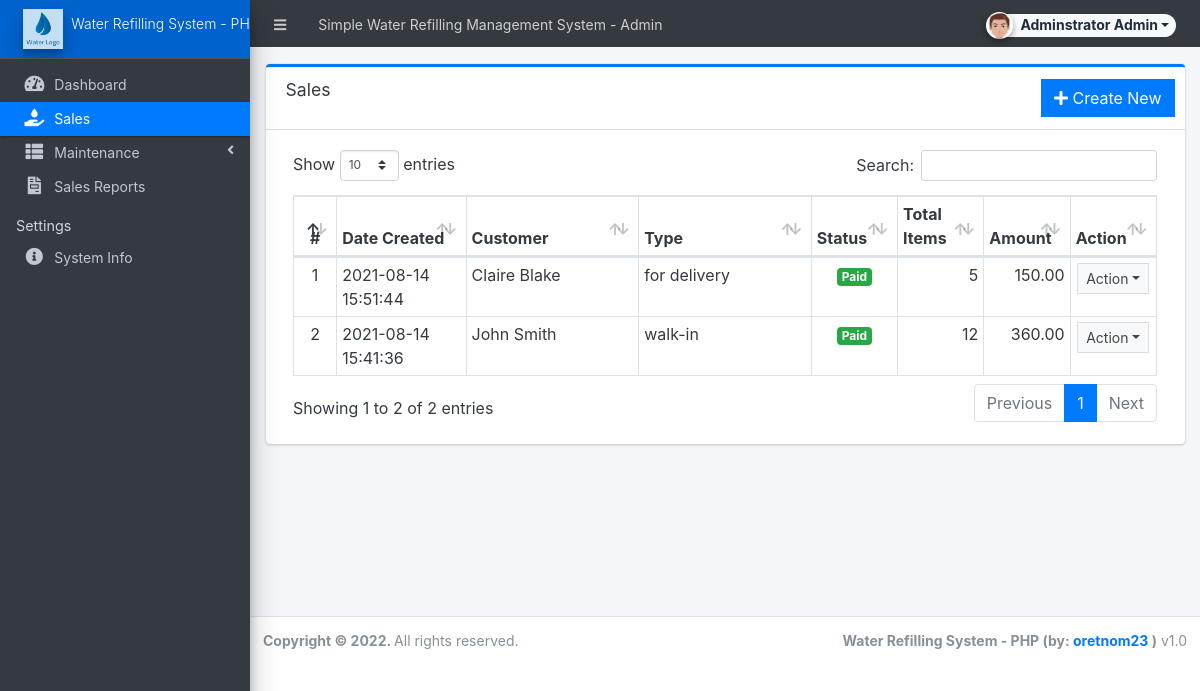
Screenshot of /admin/?page=sales (signed in) with the database file from the repository.
### tables this page shows
CREATE TABLE `sales` (
  `id` int(30) NOT NULL,
  `customer_name` text NOT NULL,
  `type` tinyint(4) NOT NULL DEFAULT 1 COMMENT '1 = walk-in, 2 = for delivery',
  `delivery_address` text NOT NULL,
  `amount` float NOT NULL,
  `status` tinyint(1) NOT NULL DEFAULT 0 COMMENT '0= Unpaid, 1=Paid',
  `date_created` datetime NOT NULL DEFAULT current_timestamp(),
  `date_updated` datetime DEFAULT NULL ON UPDATE current_timestamp()
);

### config.php (called while the page is built, shortened)
<?php
require_once('classes/DBConnection.php');
require_once('classes/SystemSettings.php');
function validate_image($file){
	if(!empty($file)){
		if(is_file(base_app.$file)){
			return base_url.$file;
		}else{
			return base_url.'dist/img/no-image-available.png';
		}
	}else{
		return base_url.'dist/img/no-image-available.png';
	}
}
function isMobileDevice(){
    $aMobileUA = array(
        '/iphone/i' => 'iPhone',
        '/ipod/i' => 'iPod',
        '/ipad/i' => 'iPad',
        '/android/i' => 'Android',
        '/blackberry/i' => 'BlackBerry',
        '/webos/i' => 'Mobile'
    );
    return false;
}
?>

### classes/DBConnection.php (called while the page is built, shortened)
<?php
class DBConnection{
    private $host = DB_SERVER;
    private $username = DB_USERNAME;
    private $password = DB_PASSWORD;
    private $database = DB_NAME;
    public $conn;
    public function __construct(){
        if (!isset($this->conn)) {
            $this->conn = new mysqli($this->host, $this->username, $this->password, $this->database);
        }
    }
}
?>

### admin/sales/index.php (the view, shortened to what this page needs)
<div class="card card-outline card-primary">
	<div class="card-header">
		<h3 class="card-title">Sales</h3>
		<div class="card-tools">
			<a href="?page=sales/manage_sales" class="btn btn-flat btn-primary"><span class="fas fa-plus"></span>  Create New</a>
		</div>
	</div>
	<div class="card-body">
        <div class="container-fluid">
			<table class="table table-bordered table-stripped" id="indi-list">
				<colgroup>
					<col width="5%">
					<col width="15%">
					<col width="20%">
					<col width="20%">
					<col width="10%">
					<col width="10%">
					<col width="10%">
					<col width="10%">
				</colgroup>
				<thead>
					<tr>
						<th class="text-center">#</th>
						<th>Date Created</th>
						<th>Customer</th>
						<th>Type</th>
						<th>Status</th>
						<th>Total Items</th>
						<th>Amount</th>
						<th>Action</th>
					</tr>
				</thead>
				<tbody>
					<?php
					$i = 1;
						$qry = $conn->query("SELECT * from `sales` t order by unix_timestamp(date_created) desc ");
						while($row = $qry->fetch_assoc()):
							$item_count = $conn->query("SELECT sum(quantity) as total FROM sales_items where sales_id = '{$row['id']}' ")->fetch_array()['total'];
					?>
						<tr>
							<td class="text-center"><?php echo $i++; ?></td>
							<td><?php echo $row['date_created'] ?></td>
							<td><?php echo $row['customer_name'] ?></td>
							<td><?php echo ($row['type'] == 1)? "walk-in" : "for delivery" ?>
							<td class="text-center"><?php echo ($row['status'] == 1)? "<span class='badge badge-success'>Paid</span>" : "<span class='badge badge-primary'>Unpaid</span>" ?>
							<td class='text-right'><?php echo number_format($item_count) ?></td>
							<td class='text-right'><?php echo number_format($row['amount'],2) ?></td>
							<td align="center">
								 <button type="button" class="btn btn-flat btn-default btn-sm dropdown-toggle dropdown-icon" data-toggle="dropdown">
				                  		Action
				                  </button>
							</td>
						</tr>
					<?php endwhile; ?>
				</tbody>
			</table>
		</div>
	</div>
</div>

### admin/index.php (shortened to what this page needs)
<?php require_once('../config.php'); ?>
 <!DOCTYPE html>
<html lang="en" class="" style="height: auto;">
<?php require_once('inc/header.php') ?>
  <body class="sidebar-mini layout-fixed control-sidebar-slide-open layout-navbar-fixed sidebar-mini-md sidebar-mini-xs" data-new-gr-c-s-check-loaded="14.991.0" data-gr-ext-installed="" style="height: auto;">
    <div class="wrapper">
     <?php require_once('inc/topBarNav.php') ?>
     <?php require_once('inc/navigation.php') ?>
     <?php $page = isset($_GET['page']) ? $_GET['page'] : 'home';  ?>
      <div class="content-wrapper pt-3" style="min-height: 567.854px;">
        <section class="content  text-dark">
          <div class="container-fluid">
            <?php
              if(!file_exists($page.".php") && !is_dir($page)){
                  include '404.html';
              }else{
                if(is_dir($page))
                  include $page.'/index.php';
                else
                  include $page.'.php';
              }
            ?>
          </div>
        </section>
      </div>
      <?php require_once('inc/footer.php') ?>
  </body>
</html>

### admin/inc/header.php (shortened to what this page needs)
<head>
    <link rel="stylesheet" href="<?php echo base_url ?>plugins/fontawesome-free/css/all.min.css">
    <link rel="stylesheet" href="<?php echo base_url ?>plugins/tempusdominus-bootstrap-4/css/tempusdominus-bootstrap-4.min.css">
  <link rel="stylesheet" href="<?php echo base_url ?>plugins/datatables-bs4/css/dataTables.bootstrap4.min.css">
  <link rel="stylesheet" href="<?php echo base_url ?>plugins/datatables-responsive/css/responsive.bootstrap4.min.css">
  <link rel="stylesheet" href="<?php echo base_url ?>plugins/datatables-buttons/css/buttons.bootstrap4.min.css">
  <link rel="stylesheet" href="<?php echo base_url ?>plugins/datatables-select/css/select.bootstrap4.min.css">
  <link rel="stylesheet" href="<?php echo base_url ?>plugins/select2/css/select2.min.css">
  <link rel="stylesheet" href="<?php echo base_url ?>plugins/select2-bootstrap4-theme/select2-bootstrap4.min.css">
    <link rel="stylesheet" href="<?php echo base_url ?>plugins/icheck-bootstrap/icheck-bootstrap.min.css">
    <link rel="stylesheet" href="<?php echo base_url ?>plugins/jqvmap/jqvmap.min.css">
    <link rel="stylesheet" href="<?php echo base_url ?>dist/css/adminlte.css">
    <link rel="stylesheet" href="<?php echo base_url ?>dist/css/custom.css">
    <link rel="stylesheet" href="<?php echo base_url ?>plugins/overlayScrollbars/css/OverlayScrollbars.min.css">
    <link rel="stylesheet" href="<?php echo base_url ?>plugins/daterangepicker/daterangepicker.css">
    <link rel="stylesheet" href="<?php echo base_url ?>plugins/summernote/summernote-bs4.min.css">
  <link rel="stylesheet" href="<?php echo base_url ?>plugins/sweetalert2-theme-bootstrap-4/bootstrap-4.min.css">
  <link rel="stylesheet" href="<?php echo base_url ?>plugins/fullcalendar/main.css">
  </head>

### admin/inc/topBarNav.php (shortened to what this page needs)
<nav class="main-header navbar navbar-expand navbar-dark border border-light border-top-0  border-left-0 border-right-0 navbar-light text-sm">
  <ul class="navbar-nav">
    <li class="nav-item">
    <a class="nav-link" data-widget="pushmenu" href="#" role="button"><i class="fas fa-bars"></i></a>
    </li>
    <li class="nav-item d-none d-sm-inline-block">
      <a href="<?php echo base_url ?>" class="nav-link"><?php echo (!isMobileDevice()) ? $_settings->info('name'):$_settings->info('short_name'); ?> - Admin</a>
    </li>
  </ul>
  <ul class="navbar-nav ml-auto">
    <li class="nav-item">
      <div class="btn-group nav-link">
            <button type="button" class="btn btn-rounded badge badge-light dropdown-toggle dropdown-icon" data-toggle="dropdown">
              <span><img src="<?php echo validate_image($_settings->userdata('avatar')) ?>" class="img-circle elevation-2 user-img" alt="User Image"></span>
              <span class="ml-3"><?php echo ucwords($_settings->userdata('firstname').' '.$_settings->userdata('lastname')) ?></span>
            </button>
        </div>
    </li>
  </ul>
</nav>

### admin/inc/navigation.php (shortened to what this page needs)
<aside class="main-sidebar sidebar-dark-primary elevation-4 sidebar-no-expand">
  <a href="<?php echo base_url ?>admin" class="brand-link bg-primary text-sm">
  <img src="<?php echo validate_image($_settings->info('logo'))?>" alt="Store Logo" class="brand-image  elevation-3" style="opacity: .8;width: 2.5rem;height: 2.5rem;max-height: unset">
  <span class="brand-text font-weight-light"><?php echo $_settings->info('short_name') ?></span>
  </a>
  <div class="sidebar os-host os-theme-light os-host-overflow os-host-overflow-y os-host-resize-disabled os-host-transition os-host-scrollbar-horizontal-hidden">
    <div class="os-content-glue" style="margin: 0px -8px; width: 249px; height: 646px;"></div>
    <div class="os-padding">
      <div class="os-viewport os-viewport-native-scrollbars-invisible" style="overflow-y: scroll;">
        <div class="os-content" style="padding: 0px 8px; height: 100%; width: 100%;">
          <nav class="mt-4">
             <ul class="nav nav-pills nav-sidebar flex-column text-sm nav-compact nav-flat nav-child-indent nav-collapse-hide-child" data-widget="treeview" role="menu" data-accordion="false">
              <li class="nav-item dropdown">
                <a href="./" class="nav-link nav-home">
                  <i class="nav-icon fas fa-tachometer-alt"></i>
                  <p>
                    Dashboard
                  </p>
                </a>
              </li>
              <li class="nav-item dropdown">
                <a href="<?php echo base_url ?>admin/?page=sales" class="nav-link nav-sales">
                  <i class="nav-icon fas fa-hand-holding-water"></i>
                  <p>
                    Sales
                  </p>
                </a>
              </li>
              <li class="nav-item">
                <a href="#" class="nav-link tree-item nav-maintenance nav-deposit nav-jar_type nav-supplies">
                  <i class="nav-icon fas fa-th-list"></i>
                  <p>
                    Maintenance
                    <i class="right fas fa-angle-left"></i>
                  </p>
                </a>
              </li>
              <li class="nav-item dropdown">
                <a href="<?php echo base_url ?>admin/?page=reports" class="nav-link nav-reports">
                  <i class="nav-icon fas fa-file-invoice"></i>
                  <p>
                    Sales Reports
                  </p>
                </a>
              </li>
              <li class="nav-header">Settings</li>
              <li class="nav-item dropdown">
                <a href="<?php echo base_url ?>admin/?page=system_info" class="nav-link nav-system_info">
                  <i class="nav-icon fas fa-info-circle"></i>
                  <p>
                    System Info
                  </p>
                </a>
              </li>
            </ul>
          </nav>
        </div>
      </div>
    </div>
  </div>
</aside>

### admin/inc/footer.php (shortened to what this page needs)
<footer class="main-footer text-sm">
        <strong>Copyright © <?php echo date('Y') ?>.
        </strong>
        All rights reserved.
        <div class="float-right d-none d-sm-inline-block">
          <b><?php echo $_settings->info('short_name') ?> (by: <a href="mailto:oretnom23@gmail.com" target="blank">oretnom23</a> )</b> v1.0
        </div>
      </footer>
    </div>

### admin/inc/topBarNav.php (style rules this page uses)
.user-img { position: absolute; height: 27px; width: 27px; object-fit: cover; left: -7%; top: -12%; }
.btn-rounded { border-radius: 50px; }

### rows the page displays
sales: date_created "2021-08-14 15:51:44", customer_name "Claire Blake", type "for delivery", status "Paid", item_count "5", amount "150.00"
sales: date_created "2021-08-14 15:41:36", customer_name "John Smith", type "walk-in", status "Paid", item_count "12", amount "360.00"

### other values shown
$_settings->info('name') "Simple Water Refilling Management System"
$_settings->userdata('firstname').' '.$_settings->userdata('lastname') "Adminstrator Admin"
$_settings->info('short_name') "Water Refilling System -…"
$_settings->info('short_name') "Water Refilling System - PHP"
